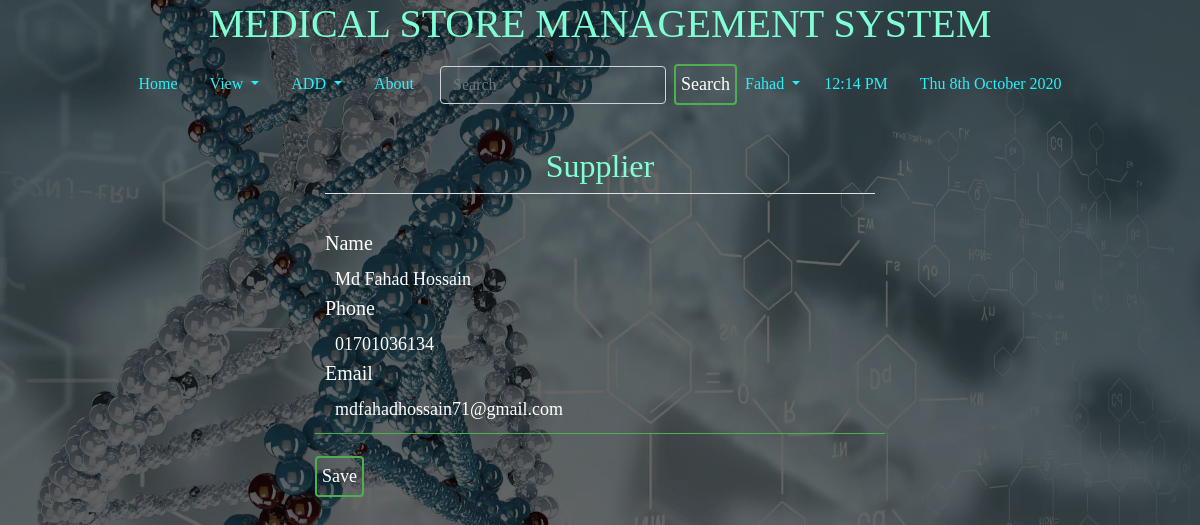
Screenshot of /supedit/1/ (signed in) with the database file from the repository.
### home/models.py (models this page shows, shortened)
class Supplier(models.Model):
    name = models.CharField(max_length=200)
    phone=models.CharField(max_length=17,default='')
    email=models.EmailField(default='')

### home/views.py (the view, shortened to what this page needs)
# urls.py: path('supedit/<int:pk>/',EditSupplierView.as_view(), name='supedit'),
class EditSupplierView(generic.UpdateView):
    model = Supplier
    form_class = SupplierForm
    template_name = 'home/addsupplier.html'

### home/forms.py
class SupplierForm(ModelForm):
    class Meta:
        model = Supplier
        fields= '__all__'

### templates/home/addsupplier.html (shortened to what this page needs)
{% extends 'basic.html' %}
{% block body %}
{% load static %}
{% load crispy_forms_tags %}
{% if user.is_authenticated %}
<div class="col-md-6 offset-md-3">
        <form method="post" enctype="multipart/form-data">
            <fieldset class="form-group mx-auto">
                <legend class="border-bottom text-center mb-4"><h2>Supplier</h2></legend>
                {{ form|crispy }}
            </fieldset>
            <button class="btn btn-outline-info " type="submit" value="submit">Save</button>
        </form>
</div>
{% else %}
<h2>Please Log in to Create a Post</h2>
{% endif %}
{% endblock body %}

### templates/basic.html (shortened to what this page needs)
<!DOCTYPE html>
<html lang="en">
<head>
    <link rel="stylesheet" href="https://stackpath.bootstrapcdn.com/bootstrap/4.2.1/css/bootstrap.min.css"
 />
    {% load static %}
    <link href="{% static 'css/style.css'  %}" rel="stylesheet" />
</head>
<body style="
      background: linear-gradient(rgba(0, 0, 0, 0.6), rgba(0, 0, 0, 0.6)),
        url('/static/images/map.jpg');
      background-size: cover;
      background-attachment: fixed;
      background-position: top;
    ">
    <h1 class="text-center"> MEDICAL STORE MANAGEMENT SYSTEM</h1>
    <nav class="navbar navbar-expand-lg navbar-light" style="background: none; color: white; text-color: white">
        <div class="collapse navbar-collapse" id="navbarSupportedContent">
            <ul class="nav justify-content-center">
                <li class="nav-item {% block blogactive %} {% endblock blogactive %}">
                    <a class="nav-link" href="/">Home</a>
                </li>
                <li class="nav-item dropdown">
                    <a class="nav-link dropdown-toggle" href="#" id="navbarDropdown" role="button"
                        data-toggle="dropdown" aria-haspopup="true" aria-expanded="false">
                        View
                    </a>
                </li>
                <li class="nav-item dropdown">
                    <a class="nav-link dropdown-toggle" href="#" id="navbarDropdown" role="button"
                        data-toggle="dropdown" aria-haspopup="true" aria-expanded="false">
                        ADD
                    </a>
                </li>
                <li class="nav-item {% block aboutactive %} {% endblock aboutactive %}">
                    <a class="nav-link" href="/about/">About</a>
                </li>
                {% if user.is_authenticated %}
                <ul class="navbar-nav">
                    <form method="post" action="/search/" class="form-inline my-2 my-lg-0">
                        <li>
                            <input class="form-control mr-sm-2" style="background: none; color: white" type="search"
                                placeholder="Search" aria-label="Search" name="q" id="q" />
                        </li>
                        <li>
                            <button class="btn btn-outline-dark my-2 my-sm-0" type="submit">
                                Search
                            </button>
                        </li>
                    </form>
                    <li class="nav-item dropdown">
                        <a class="nav-link dropdown-toggle" href="#" id="navbarDropdown" role="button"
                            data-toggle="dropdown" aria-haspopup="true" aria-expanded="false">
                            {{request.user}}
                        </a>
                    </li>
                </ul>
                {% else %}
                <li class="nav-item {% block login %} {% endblock login %}">
                    <a class="nav-link" href="{% url 'home:login' %}">Login</a>
                </li>
                {% endif %}
                <li class="nav-item">
                    <a class="nav-link" href="">{% now "h:i A" as current_time %} {{ current_time|center:"150" }}</a>
                </li>
                <li class="nav-item">
                    <a class="nav-link" href="">{% now "D jS F Y" %}</a>
                </li>
            </ul>
        </div>
    </nav>
    <br />
    {% block body %} {% endblock %} {% block js %} {% endblock %}
</body>
</html>

### static/css/style.css (style rules this page uses)
body { margin: 0; padding: 0; font-family: sens-serif; height: 100vh; }
.nav ,.collapse { width:100%; }
.navbar .nav .nav-item .nav-link:link, .navbar .nav .nav-item .nav-link:visited { color: #26f1fb; text-align: center; }
* { padding: 0; margin: 0; border-radius: border-box; }
.form-group { width: 100%; overflow: hidden; font-size: 20px; padding: 8px 0; margin: 8px 0; border-bottom: 1px solid #4caf50; color: white; background: none; margin-bottom: 1rem; margin: 10px; padding: 10px; }
.form-group label { width: 100%; text-align: left; }
input { width: 100%; border: none; outline: none; background: none; color: white; float: left; margin: 0 10px; font-size: 18px; }
.textinput { width: 100%; border: none; outline: none; background: none; color: white; float: left; margin: 0 10px; font-size: 18px; }
.textbox textarea, .emailinput, .textarea form-control, .asteriskField { width: 100%; border: none; outline: none; background: none; color: white; float: left; margin: 0 10px; font-size: 18px; }
.btn { width: auto; background: none; border: 2px solid #4caf50; color: white; padding: 5px; font-size: 18px; cursor: pointer; margin: 12px 0; }
.col-md-6, .col-md-7, .col-md-8, .col-md-9, .col-md-10 { background: none; color: white; }
h1, h2, h3, h4, h5, h6 { background: none; color: aquamarine; }

### rows the page displays
Supplier: name "Md Fahad Hossain", phone "01701036134", email "mdfahadhossain71@gmail.com"

### other values shown
{{ request.user }} "Fahad"
{{ current_time|center:"150" }} "12:14 PM"
